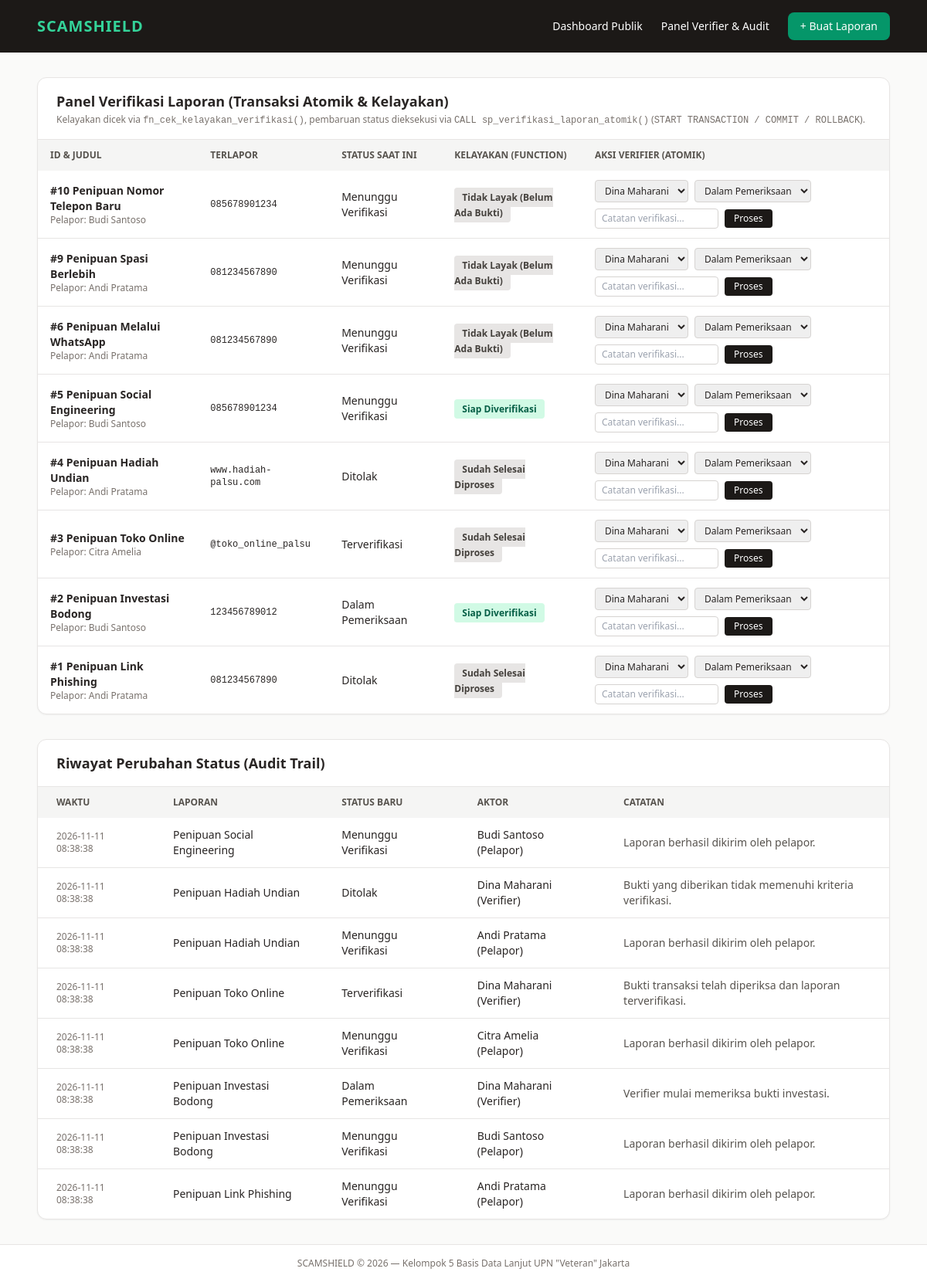
The app's page /admin.php with its own data.
### tables this page shows
CREATE TABLE `laporan` (
  `id_laporan` int(11) NOT NULL,
  `id_user` int(11) NOT NULL,
  `id_kategori` int(11) NOT NULL,
  `id_terlapor` int(11) NOT NULL,
  `id_status` int(11) NOT NULL,
  `judul_laporan` varchar(150) NOT NULL,
  `kronologi` text NOT NULL,
  `nominal_kerugian` decimal(15,2) DEFAULT 0.00,
  `tanggal_laporan` timestamp NOT NULL DEFAULT current_timestamp()
);

CREATE TABLE `users` (
  `id_user` int(11) NOT NULL,
  `nama_lengkap` varchar(100) NOT NULL,
  `email` varchar(100) NOT NULL,
  `password` varchar(255) NOT NULL,
  `role` enum('Pelapor','Verifier','Admin') NOT NULL,
  `created_at` timestamp NOT NULL DEFAULT current_timestamp()
);

CREATE TABLE `terlapor` (
  `id_terlapor` int(11) NOT NULL,
  `jenis_identitas` enum('Nomor Rekening','Nomor Telepon','Media Sosial','URL Website') NOT NULL,
  `nilai_identitas` varchar(255) NOT NULL,
  `tingkat_risiko` enum('Rendah','Sedang','Tinggi') DEFAULT 'Rendah'
);

CREATE TABLE `status_laporan` (
  `id_status` int(11) NOT NULL,
  `nama_status` varchar(50) NOT NULL,
  `deskripsi` text DEFAULT NULL
);

CREATE TABLE `riwayat_status` (
  `id_riwayat` int(11) NOT NULL,
  `id_laporan` int(11) NOT NULL,
  `id_user` int(11) NOT NULL,
  `id_status` int(11) NOT NULL,
  `catatan` text DEFAULT NULL,
  `waktu_perubahan` timestamp NOT NULL DEFAULT current_timestamp()
);

### admin.php (the view, shortened to what this page needs)
<?php
require_once 'config/database.php';
include 'includes/header.php';
$laporanAdmin = $pdo->query("
    SELECT
        l.id_laporan,
        l.judul_laporan,
        u.nama_lengkap AS pelapor,
        t.nilai_identitas,
        l.nominal_kerugian,
        s.nama_status,
        fn_cek_kelayakan_verifikasi(l.id_laporan) AS status_kelayakan
    FROM laporan l
    JOIN users u ON l.id_user = u.id_user
    JOIN terlapor t ON l.id_terlapor = t.id_terlapor
    JOIN status_laporan s ON l.id_status = s.id_status
    ORDER BY l.id_laporan DESC
")->fetchAll();
$verifierList = $pdo->query("SELECT id_user, nama_lengkap, role FROM users WHERE role IN ('Verifier', 'Admin')")->fetchAll();
$statusList   = $pdo->query("SELECT id_status, nama_status FROM status_laporan WHERE id_status IN (2, 3, 4)")->fetchAll();
$auditLogs = $pdo->query("
    SELECT
        rs.id_riwayat,
        l.judul_laporan,
        s.nama_status,
        u.nama_lengkap AS aktor,
        u.role,
        rs.catatan,
        rs.waktu_perubahan
    FROM riwayat_status rs
    JOIN laporan l ON rs.id_laporan = l.id_laporan
    JOIN users u ON rs.id_user = u.id_user
    JOIN status_laporan s ON rs.id_status = s.id_status
    ORDER BY rs.waktu_perubahan DESC, rs.id_riwayat DESC
    LIMIT 15
")->fetchAll();
?>
<section class="bg-white rounded-xl shadow-sm border border-stone-200 overflow-hidden">
    <div class="px-6 py-4 border-b border-stone-200">
        <h1 class="font-bold text-lg">Panel Verifikasi Laporan (Transaksi Atomik & Kelayakan)</h1>
        <p class="text-xs text-stone-500 mt-0.5">
            Kelayakan dicek via <code>fn_cek_kelayakan_verifikasi()</code>, pembaruan status dieksekusi via <code>CALL sp_verifikasi_laporan_atomik()</code> (<code>START TRANSACTION / COMMIT / ROLLBACK</code>).
        </p>
    </div>
    <div class="overflow-x-auto">
        <table class="w-full text-left text-sm">
            <thead class="bg-stone-100 text-stone-600 uppercase text-xs">
                <tr>
                    <th class="px-4 py-3">ID & Judul</th>
                    <th class="px-4 py-3">Terlapor</th>
                    <th class="px-4 py-3">Status Saat Ini</th>
                    <th class="px-4 py-3">Kelayakan (Function)</th>
                    <th class="px-4 py-3">Aksi Verifier (Atomik)</th>
                </tr>
            </thead>
            <tbody class="divide-y divide-stone-200">
                <?php foreach ($laporanAdmin as $row): ?>
                <tr>
                    <td class="px-4 py-3">
                        <span class="font-semibold">#<?= $row['id_laporan'] ?> <?= htmlspecialchars($row['judul_laporan']) ?></span>
                        <span class="block text-xs text-stone-500">Pelapor: <?= htmlspecialchars($row['pelapor']) ?></span>
                    </td>
                    <td class="px-4 py-3 font-mono text-xs"><?= htmlspecialchars($row['nilai_identitas']) ?></td>
                    <td class="px-4 py-3 font-medium"><?= htmlspecialchars($row['nama_status']) ?></td>
                    <td class="px-4 py-3">
                        <span class="px-2.5 py-1 rounded text-xs font-semibold <?= $row['status_kelayakan'] === 'Siap Diverifikasi' ? 'bg-emerald-100 text-emerald-800' : 'bg-stone-200 text-stone-700' ?>">
                            <?= htmlspecialchars($row['status_kelayakan']) ?>
                        </span>
                    </td>
                    <td class="px-4 py-3">
                        <form action="actions/verify_report.php" method="POST" class="flex flex-wrap gap-2 items-center">
                            <select name="id_user" class="border border-stone-300 rounded px-2 py-1 text-xs">
                                <?php foreach ($verifierList as $v): ?>
                                    <option value="<?= $v['id_user'] ?>"><?= htmlspecialchars($v['nama_lengkap']) ?></option>
                                <?php endforeach; ?>
                            </select>
                            <select name="id_status" class="border border-stone-300 rounded px-2 py-1 text-xs">
                                <?php foreach ($statusList as $st): ?>
                                    <option value="<?= $st['id_status'] ?>"><?= htmlspecialchars($st['nama_status']) ?></option>
                                <?php endforeach; ?>
                            </select>
                            <input type="text" name="catatan" placeholder="Catatan verifikasi..." required
                                   class="border border-stone-300 rounded px-2 py-1 text-xs w-40">
                            <button type="submit" class="bg-stone-900 hover:bg-stone-700 text-white px-3 py-1 rounded text-xs">
                                Proses
                            </button>
                        </form>
                    </td>
                </tr>
                <?php endforeach; ?>
            </tbody>
        </table>
    </div>
</section>
<section class="bg-white rounded-xl shadow-sm border border-stone-200 overflow-hidden">
    <div class="px-6 py-4 border-b border-stone-200">
        <h2 class="font-bold text-lg">Riwayat Perubahan Status (Audit Trail)</h2>
    </div>
    <div class="overflow-x-auto">
        <table class="w-full text-left text-sm">
            <thead class="bg-stone-100 text-stone-600 uppercase text-xs">
                <tr>
                    <th class="px-6 py-3">Waktu</th>
                    <th class="px-6 py-3">Laporan</th>
                    <th class="px-6 py-3">Status Baru</th>
                    <th class="px-6 py-3">Aktor</th>
                    <th class="px-6 py-3">Catatan</th>
                </tr>
            </thead>
            <tbody class="divide-y divide-stone-200">
                <?php foreach ($auditLogs as $log): ?>
                <tr>
                    <td class="px-6 py-3 text-xs text-stone-500"><?= htmlspecialchars($log['waktu_perubahan']) ?></td>
                    <td class="px-6 py-3 font-medium"><?= htmlspecialchars($log['judul_laporan']) ?></td>
                    <td class="px-6 py-3"><?= htmlspecialchars($log['nama_status']) ?></td>
                    <td class="px-6 py-3"><?= htmlspecialchars($log['aktor']) ?> (<?= htmlspecialchars($log['role']) ?>)</td>
                    <td class="px-6 py-3 text-stone-600"><?= htmlspecialchars($log['catatan']) ?></td>
                </tr>
                <?php endforeach; ?>
            </tbody>
        </table>
    </div>
</section>
<?php include 'includes/footer.php'; ?>

### records on screen
laporan: id_laporan "10", judul_laporan "Penipuan Nomor Telepon Baru", id_user.nama_lengkap "Budi Santoso", id_terlapor.nilai_identitas "085678901234", id_status.nama_status "Menunggu Verifikasi", status_kelayakan "Tidak Layak (Belum Ada Bukti)"
laporan: id_laporan "9", judul_laporan "Penipuan Spasi Berlebih", id_user.nama_lengkap "Andi Pratama", id_terlapor.nilai_identitas "081234567890", id_status.nama_status "Menunggu Verifikasi", status_kelayakan "Tidak Layak (Belum Ada Bukti)"
laporan: id_laporan "6", judul_laporan "Penipuan Melalui WhatsApp", id_user.nama_lengkap "Andi Pratama", id_terlapor.nilai_identitas "081234567890", id_status.nama_status "Menunggu Verifikasi", status_kelayakan "Tidak Layak (Belum Ada Bukti)"
laporan: id_laporan "5", judul_laporan "Penipuan Social Engineering", id_user.nama_lengkap "Budi Santoso", id_terlapor.nilai_identitas "085678901234", id_status.nama_status "Menunggu Verifikasi", status_kelayakan "Siap Diverifikasi"
laporan: id_laporan "4", judul_laporan "Penipuan Hadiah Undian", id_user.nama_lengkap "Andi Pratama", id_terlapor.nilai_identitas "www.hadiah-palsu.com", id_status.nama_status "Ditolak", status_kelayakan "Sudah Selesai Diproses"
laporan: id_laporan "3", judul_laporan "Penipuan Toko Online", id_user.nama_lengkap "Citra Amelia", id_terlapor.nilai_identitas "@toko_online_palsu", id_status.nama_status "Terverifikasi", status_kelayakan "Sudah Selesai Diproses"
laporan: id_laporan "2", judul_laporan "Penipuan Investasi Bodong", id_user.nama_lengkap "Budi Santoso", id_terlapor.nilai_identitas "123456789012", id_status.nama_status "Dalam Pemeriksaan", status_kelayakan "Siap Diverifikasi"
laporan: id_laporan "1", judul_laporan "Penipuan Link Phishing", id_user.nama_lengkap "Andi Pratama", id_terlapor.nilai_identitas "081234567890", id_status.nama_status "Ditolak", status_kelayakan "Sudah Selesai Diproses"
riwayat_status: waktu_perubahan "2026-11-11 08:38:38", id_laporan.judul_laporan "Penipuan Social Engineering", id_status.nama_status "Menunggu Verifikasi", id_user.nama_lengkap "Budi Santoso", id_user.role "Pelapor", catatan "Laporan berhasil dikirim oleh pelapor."
riwayat_status: waktu_perubahan "2026-11-11 08:38:38", id_laporan.judul_laporan "Penipuan Hadiah Undian", id_status.nama_status "Ditolak", id_user.nama_lengkap "Dina Maharani", id_user.role "Verifier", catatan "Bukti yang diberikan tidak memenuhi kriteria verifikasi."
riwayat_status: waktu_perubahan "2026-11-11 08:38:38", id_laporan.judul_laporan "Penipuan Hadiah Undian", id_status.nama_status "Menunggu Verifikasi", id_user.nama_lengkap "Andi Pratama", id_user.role "Pelapor", catatan "Laporan berhasil dikirim oleh pelapor."
riwayat_status: waktu_perubahan "2026-11-11 08:38:38", id_laporan.judul_laporan "Penipuan Toko Online", id_status.nama_status "Terverifikasi", id_user.nama_lengkap "Dina Maharani", id_user.role "Verifier", catatan "Bukti transaksi telah diperiksa dan laporan terverifikasi."
riwayat_status: waktu_perubahan "2026-11-11 08:38:38", id_laporan.judul_laporan "Penipuan Toko Online", id_status.nama_status "Menunggu Verifikasi", id_user.nama_lengkap "Citra Amelia", id_user.role "Pelapor", catatan "Laporan berhasil dikirim oleh pelapor."
riwayat_status: waktu_perubahan "2026-11-11 08:38:38", id_laporan.judul_laporan "Penipuan Investasi Bodong", id_status.nama_status "Dalam Pemeriksaan", id_user.nama_lengkap "Dina Maharani", id_user.role "Verifier", catatan "Verifier mulai memeriksa bukti investasi."
riwayat_status: waktu_perubahan "2026-11-11 08:38:38", id_laporan.judul_laporan "Penipuan Investasi Bodong", id_status.nama_status "Menunggu Verifikasi", id_user.nama_lengkap "Budi Santoso", id_user.role "Pelapor", catatan "Laporan berhasil dikirim oleh pelapor."
riwayat_status: waktu_perubahan "2026-11-11 08:38:38", id_laporan.judul_laporan "Penipuan Link Phishing", id_status.nama_status "Menunggu Verifikasi", id_user.nama_lengkap "Andi Pratama", id_user.role "Pelapor", catatan "Laporan berhasil dikirim oleh pelapor."

### other values on screen
form field id_user "Dina Maharani"
form field id_status "Dalam Pemeriksaan"
